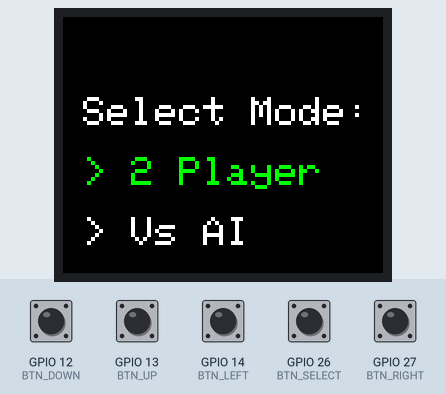
Simulated run of this sketch. Board: ESP32. Parts: 160×128 colour display. The test bench sets the inputs (shaded band); at power-on: GPIO 12 (BTN_DOWN), GPIO 13 (BTN_UP), GPIO 14 (BTN_LEFT), GPIO 26 (BTN_SELECT), GPIO 27 (BTN_RIGHT) HIGH.

Above: at 1.3 s.
1.4 s: GPIO 12 (BTN_DOWN) pulled LOW for 1 s
At 3.6 s:
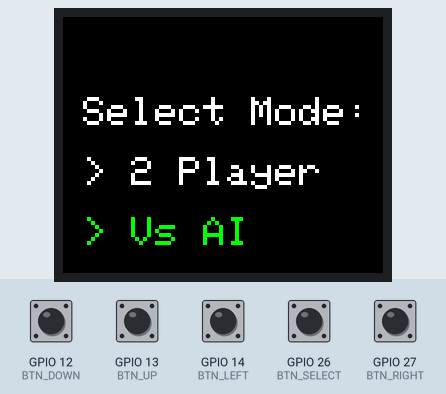
3.9 s: GPIO 26 (BTN_SELECT) pulled LOW for 1 s
At 5.1 s:
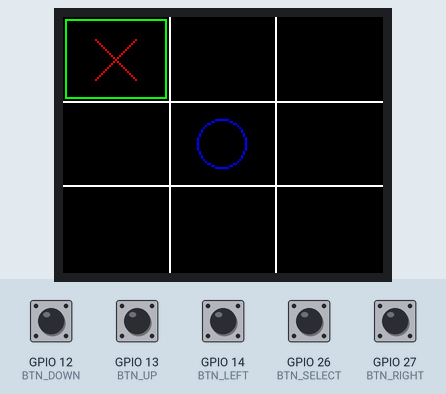
6.4 s: GPIO 12 (BTN_DOWN) pulled LOW for 0.15 s
At 7.7 s:
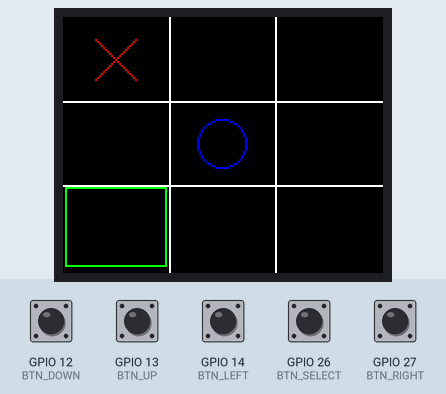
8.0 s: GPIO 27 (BTN_RIGHT) pulled LOW for 0.15 s
At 9.2 s:
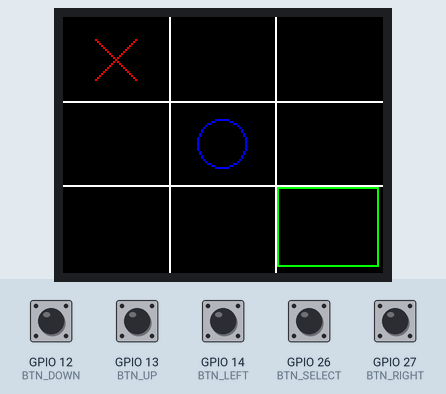
9.6 s: GPIO 13 (BTN_UP) pulled LOW for 0.15 s
At 10.5 s:
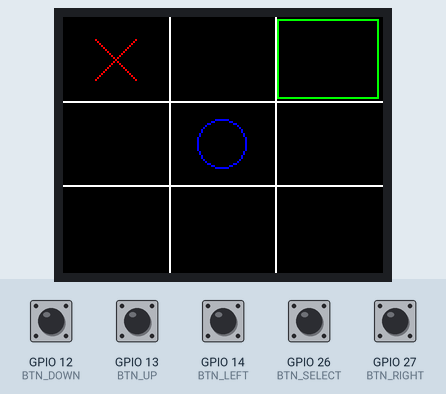
11.2 s: GPIO 14 (BTN_LEFT) pulled LOW for 0.15 s
At 11.26 s:
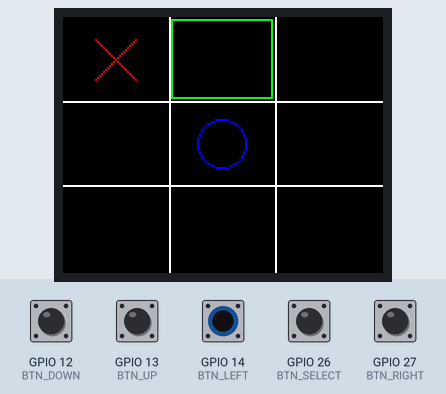
Timing chart, 0 to 13.8 s (numbered marks = the images above; inputs shaded):
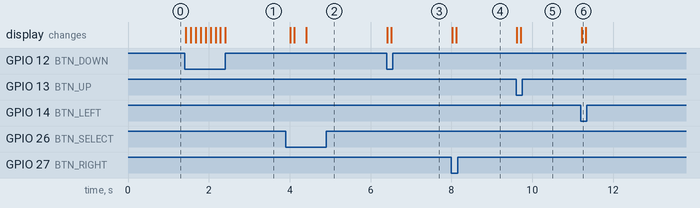

Measured:
- after the input at 1.4 s, the display: changes at once (image 1)
- after the input at 3.9 s, the display: first changes after 0.11 s (image 2 shows a later state)
- after the input at 6.4 s, the display: first changes at once (image 3 shows a later state)
- after the input at 8.0 s, the display: first changes at once (image 4 shows a later state)
- after the input at 9.6 s, the display: first changes at once (image 5 shows a later state)
- after the input at 11.2 s, the display: changes at once (image 6)

The sketch:

Tic_Tac_Toe_game_using_the_ESP32_DevKit_V1.ino
```cpp
#include <Adafruit_GFX.h>
#include <Adafruit_ST7735.h>
#include <SPI.h>

#define CELL_W 53
#define CELL_H 42
#define TFT_CS     5
#define TFT_RST    4
#define TFT_DC     2

Adafruit_ST7735 tft = Adafruit_ST7735(TFT_CS, TFT_DC, TFT_RST);

// Buttons
#define BTN_UP     13
#define BTN_DOWN   12
#define BTN_LEFT   14
#define BTN_RIGHT  27
#define BTN_SELECT 26

int board[3][3];  // 0 = empty, 1 = X, 2 = O
int cursorRow = 0, cursorCol = 0;
int currentPlayer = 1;
bool gameOver = false;
bool vsAI = false;

void drawBoard();
void drawSymbol(int row, int col, int player);
void drawCursor();
void clearCursor();
bool checkWin(int player);
bool checkDraw();
void showGameOver(const char* msg);
void resetGame();
void aiMove();
void modeSelectScreen();

void setup() {
  tft.initR(INITR_BLACKTAB);
  tft.setRotation(1);
  tft.fillScreen(ST77XX_BLACK);
  tft.setTextWrap(true);

  pinMode(BTN_UP, INPUT_PULLUP);
  pinMode(BTN_DOWN, INPUT_PULLUP);
  pinMode(BTN_LEFT, INPUT_PULLUP);
  pinMode(BTN_RIGHT, INPUT_PULLUP);
  pinMode(BTN_SELECT, INPUT_PULLUP);

  modeSelectScreen();
  resetGame();
}

void loop() {
  if (gameOver) return;

  delay(100); // debounce

  if (digitalRead(BTN_UP) == LOW && cursorRow > 0) {
    clearCursor();
    cursorRow--;
    drawCursor();
  }

  if (digitalRead(BTN_DOWN) == LOW && cursorRow < 2) {
    clearCursor();
    cursorRow++;
    drawCursor();
  }

  if (digitalRead(BTN_LEFT) == LOW && cursorCol > 0) {
    clearCursor();
    cursorCol--;
    drawCursor();
  }

  if (digitalRead(BTN_RIGHT) == LOW && cursorCol < 2) {
    clearCursor();
    cursorCol++;
    drawCursor();
  }

  if (digitalRead(BTN_SELECT) == LOW && board[cursorRow][cursorCol] == 0) {
    board[cursorRow][cursorCol] = currentPlayer;
    drawSymbol(cursorRow, cursorCol, currentPlayer);

    if (checkWin(currentPlayer)) {
      char msg[20];
      sprintf(msg, "Player %d Wins!", currentPlayer);
      showGameOver(msg);
      return;
    } else if (checkDraw()) {
      showGameOver("Draw!");
      return;
    }

    currentPlayer = 3 - currentPlayer;

    if (vsAI && currentPlayer == 2) {
      delay(300);
      aiMove();
      if (checkWin(currentPlayer)) {
        showGameOver("AI Wins!");
        return;
      } else if (checkDraw()) {
        showGameOver("Draw!");
        return;
      }
      currentPlayer = 1;
    }
    drawCursor();
  }
}

void drawBoard() {
  tft.fillScreen(ST77XX_BLACK);
  tft.drawLine(CELL_W, 0, CELL_W, 128, ST77XX_WHITE);
  tft.drawLine(2 * CELL_W, 0, 2 * CELL_W, 128, ST77XX_WHITE);
  tft.drawLine(0, CELL_H, 160, CELL_H, ST77XX_WHITE);
  tft.drawLine(0, 2 * CELL_H, 160, 2 * CELL_H, ST77XX_WHITE);
  drawCursor();
}

void drawSymbol(int row, int col, int player) {
  int x = col * CELL_W + CELL_W / 2;
  int y = row * CELL_H + CELL_H / 2;

  if (player == 1) {
    tft.drawLine(x - 10, y - 10, x + 10, y + 10, ST77XX_RED);
    tft.drawLine(x + 10, y - 10, x - 10, y + 10, ST77XX_RED);
  } else {
    tft.drawCircle(x, y, 12, ST77XX_BLUE);
  }
}

void drawCursor() {
  int x = cursorCol * CELL_W;
  int y = cursorRow * CELL_H;
  tft.drawRect(x + 1, y + 1, CELL_W - 2, CELL_H - 2, ST77XX_GREEN);
}

void clearCursor() {
  int x = cursorCol * CELL_W;
  int y = cursorRow * CELL_H;
  tft.drawRect(x + 1, y + 1, CELL_W - 2, CELL_H - 2, ST77XX_BLACK);
}

bool checkWin(int p) {
  for (int i = 0; i < 3; i++) {
    if ((board[i][0] == p && board[i][1] == p && board[i][2] == p) ||
        (board[0][i] == p && board[1][i] == p && board[2][i] == p))
      return true;
  }
  if ((board[0][0] == p && board[1][1] == p && board[2][2] == p) ||
      (board[0][2] == p && board[1][1] == p && board[2][0] == p))
    return true;
  return false;
}

bool checkDraw() {
  for (int i = 0; i < 3; i++)
    for (int j = 0; j < 3; j++)
      if (board[i][j] == 0)
        return false;
  return true;
}

void showGameOver(const char* msg) {
  tft.fillRect(0, 70, 128, 30, ST77XX_BLACK);
  tft.setTextColor(ST77XX_YELLOW);
  tft.setTextSize(2);
  tft.setCursor(10, 75);
  tft.println(msg);
  gameOver = true;
  delay(3000);
  resetGame();
}

void resetGame() {
  memset(board, 0, sizeof(board));
  cursorRow = cursorCol = 0;
  currentPlayer = 1;
  gameOver = false;
  drawBoard();
}

void modeSelectScreen() {
  bool selected = false;
  int mode = 0; // 0 = 2P, 1 = AI

  while (!selected) {
    tft.fillScreen(ST77XX_BLACK);
    tft.setTextColor(ST77XX_WHITE);
    tft.setTextSize(2);
    tft.setCursor(10, 40);
    tft.println("Select Mode:");

    tft.setCursor(10, 70);
    tft.setTextColor(mode == 0 ? ST77XX_GREEN : ST77XX_WHITE);
    tft.println("> 2 Player");

    tft.setCursor(10, 100);
    tft.setTextColor(mode == 1 ? ST77XX_GREEN : ST77XX_WHITE);
    tft.println("> Vs AI");

    delay(100);

    if (digitalRead(BTN_UP) == LOW || digitalRead(BTN_DOWN) == LOW)
      mode = 1 - mode;

    if (digitalRead(BTN_SELECT) == LOW) {
      selected = true;
      vsAI = (mode == 1);
    }
  }
}

void aiMove() {
  // 1. Win if possible
  for (int r = 0; r < 3; r++)
    for (int c = 0; c < 3; c++)
      if (board[r][c] == 0) {
        board[r][c] = 2;
        if (checkWin(2)) {
          drawSymbol(r, c, 2);
          return;
        }
        board[r][c] = 0;
      }

  // 2. Block player win
  for (int r = 0; r < 3; r++)
    for (int c = 0; c < 3; c++)
      if (board[r][c] == 0) {
        board[r][c] = 1;
        if (checkWin(1)) {
          board[r][c] = 2;
          drawSymbol(r, c, 2);
          return;
        }
        board[r][c] = 0;
      }

  // 3. Center
  if (board[1][1] == 0) {
    board[1][1] = 2;
    drawSymbol(1, 1, 2);
    return;
  }

  // 4. Corners / others
  for (int r = 0; r < 3; r++)
    for (int c = 0; c < 3; c++)
      if (board[r][c] == 0) {
        board[r][c] = 2;
        drawSymbol(r, c, 2);
        return;
      }
}
```
